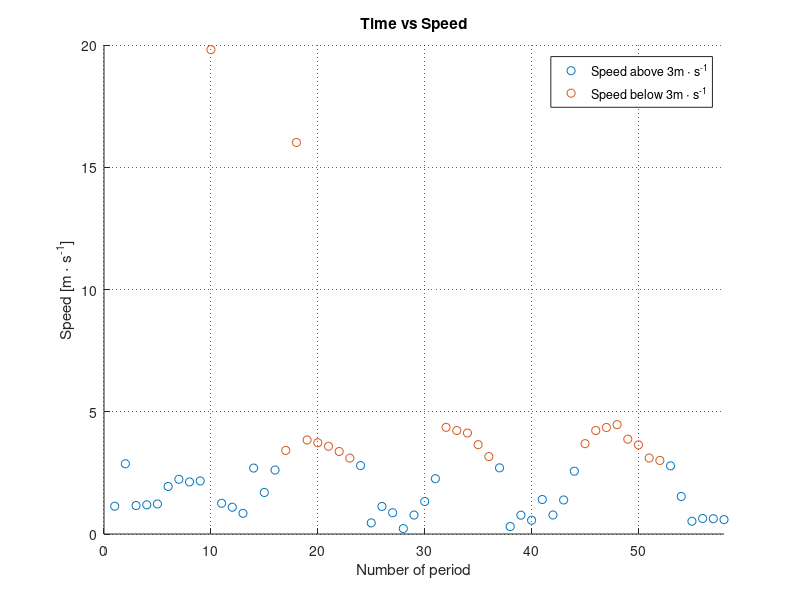

MATLAB code for this plot:
clear all;
close all;
clc;

% Read the data from the test
data = csvread('test3.csv');


%put the data according to their position
time1 = data(:,1);
time2 = data(:,1);

speed3 = data(:,2)

for x = 1:58
        if data(x,2) < 3
            speed1(x) = data(x,2);
            time2(x) = -10;
        end
        if data(x,2) > 3
            speed2(x) = data(x,2);
            time1(x) = -10;
        end
end
     speed2(x) = data(x,2);
        
% Plots
hold on
P1 = scatter(time1,speed1,'green');
P2 = scatter(time2,speed2,'red');
%P3 = scatter(time,speed3);
xlim([0 58]);

% Make the plots beautiful
% set( P1, 'color', '[0 0 1]', 'LineWidth', 2 );
title('Time vs Speed')
xlabel('Number of period')
ylabel('Speed [m \cdot s^{-1}]')

%ylim([0 10]);
legend('Speed above 3m \cdot s^{-1}','Speed below 3m \cdot s^{-1}')
grid on
set(gca,'GridLineStyle',':', 'GridColor', 'k', 'GridAlpha', .6)
